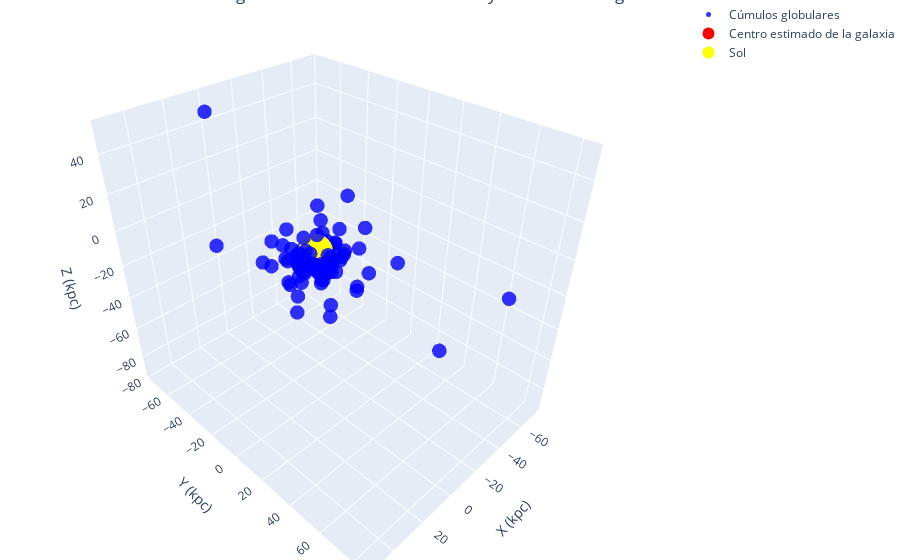

The code cell stored with this chart in its notebook:
### Code cell
import plotly.graph_objects as go

# Create a 3D scatter plot
fig = go.Figure()

# Plot the cúmulos
fig.add_trace(go.Scatter3d(
    x=data['x'], y=data['y'], z=data['z'],
    mode='markers',
    marker=dict(size=5, color='blue', opacity=0.8),
    name='Cúmulos globulares'
))

# Plot the centro estimado de la galaxia
fig.add_trace(go.Scatter3d(
    x=[x_avg], y=[y_avg], z=[z_avg],
    mode='markers',
    marker=dict(size=12, color='red', opacity=1),  # Increased size for emphasis
    name='Centro estimado de la galaxia'
))

# Plot the Sol
fig.add_trace(go.Scatter3d(
    x=[0], y=[0], z=[0],
    mode='markers',
    marker=dict(size=12, color='yellow', opacity=1),  # Increased size for emphasis
    name='Sol'
))

# Adjust layout and labels
fig.update_layout(
    margin=dict(l=0, r=0, b=0, t=0),
    scene=dict(
        xaxis_title='X (kpc)',
        yaxis_title='Y (kpc)',
        zaxis_title='Z (kpc)'
    ),
    title='Distribución de cúmulos globulares en relación con el Sol y el centro de la galaxia'
)

# Show the plot
fig.show()

### Figure 1 — Plotly figure (JSON) as saved in the notebook; plotly's stock layout.template omitted (floating-point values rounded to 4 significant figures; data arrays with more than 128 entries replaced by an {"elided": "..."} marker saying what was removed)
{"data": [{"marker": {"color": "blue", "opacity": 0.8, "size": 5}, "mode": "markers", "name": "Cúmulos globulares", "type": "scatter3d", "x": {"elided": "147 float values"}, "y": {"elided": "147 float values"}, "z": {"elided": "147 float values"}}, {"marker": {"color": "red", "opacity": 1, "size": 12}, "mode": "markers", "name": "Centro estimado de la galaxia", "type": "scatter3d", "x": [-0.3566], "y": [0.9352], "z": [-3.535]}, {"marker": {"color": "yellow", "opacity": 1, "size": 12}, "mode": "markers", "name": "Sol", "type": "scatter3d", "x": [0], "y": [0], "z": [0]}], "layout": {"margin": {"b": 0, "l": 0, "r": 0, "t": 0}, "scene": {"xaxis": {"title": {"text": "X (kpc)"}}, "yaxis": {"title": {"text": "Y (kpc)"}}, "zaxis": {"title": {"text": "Z (kpc)"}}}, "title": {"text": "Distribución de cúmulos globulares en relación con el Sol y el centro de la galaxia"}}}
